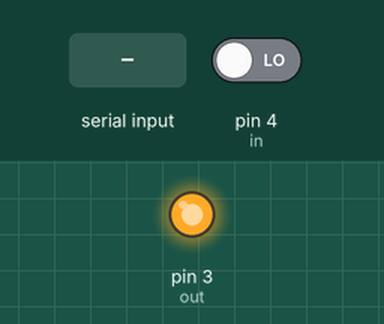
Simulated run of this sketch. Board: Arduino Uno, built with avr-gcc and run on an emulated ATmega328P. Parts: output pins drawn as LEDs (lit = HIGH). The inputs (shaded band) are chosen by the test bench; at power-on: pin 4 (in) LOW. What the sketch prints to the serial monitor is not drawn.

Above: at 1.2 s.
1.3 s: "200\n" received over Serial
At 2.5 s:
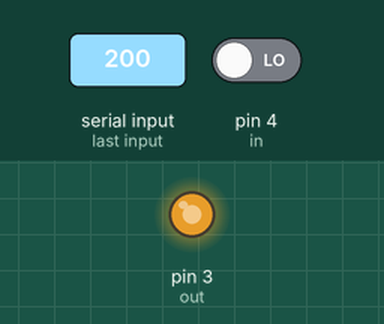
2.8 s: "30,150\n" received over Serial
4.4 s: "5\n" received over Serial
At 4.7 s:
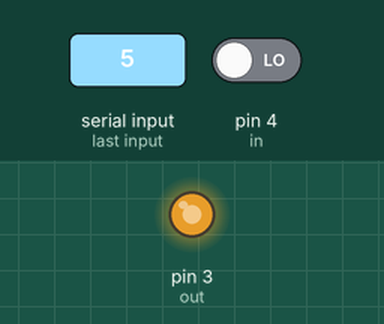
Timing chart, 0 to 7.4 s (numbered marks = the images above; inputs shaded):
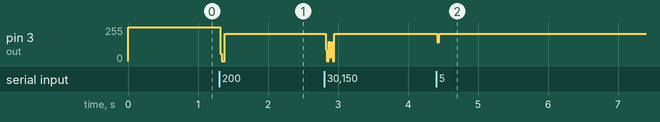

The sketch:

calibrate_sensor.ino
```cpp
int in = 4;
int out = 3;


void setup() {
  Serial.begin(9600);
  pinMode(in, INPUT);
  analogWrite(out, 255);
  // put your setup code here, to run once:

}
int rate = 0;
char x = ' ';
void loop() {
  int a = digitalRead(in);
  Serial.println(a);

  if(Serial.available() > 0){
     x = Serial.read();
     Serial.print(x);
     rate = int(x) - '0';
     Serial.print("The rate is: "); Serial.println(rate);
     analogWrite(out, map(rate, 0, 9, 0, 255));
  }

  // put your main code here, to run repeatedly:

}
```

Measured:
- after the input at 1.3 s, pin 3 (out): 255/255 → 204/255 at once
- after the input at 4.4 s, pin 3 (out): 204/255 → 141/255 at once, → 204/255 0.02 s later
